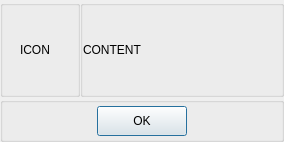
<?xml version="1.0" encoding="UTF-8"?>
<ui version="4.0">
 <class>WarningDialog</class>
 <widget class="QDialog" name="WarningDialog">
  <property name="geometry">
   <rect>
    <x>0</x>
    <y>0</y>
    <width>284</width>
    <height>142</height>
   </rect>
  </property>
  <property name="windowTitle">
   <string>Dialog</string>
  </property>
  <layout class="QGridLayout" name="gridLayout">
   <property name="leftMargin">
    <number>0</number>
   </property>
   <property name="topMargin">
    <number>0</number>
   </property>
   <property name="rightMargin">
    <number>0</number>
   </property>
   <property name="bottomMargin">
    <number>0</number>
   </property>
   <property name="spacing">
    <number>0</number>
   </property>
   <item row="0" column="0">
    <widget class="QGroupBox" name="warning_icon_box">
     <property name="sizePolicy">
      <sizepolicy hsizetype="Fixed" vsizetype="Expanding">
       <horstretch>0</horstretch>
       <verstretch>0</verstretch>
      </sizepolicy>
     </property>
     <property name="minimumSize">
      <size>
       <width>80</width>
       <height>0</height>
      </size>
     </property>
     <property name="maximumSize">
      <size>
       <width>80</width>
       <height>16777215</height>
      </size>
     </property>
     <property name="title">
      <string/>
     </property>
     <layout class="QHBoxLayout" name="horizontalLayout_2">
      <property name="spacing">
       <number>0</number>
      </property>
      <property name="leftMargin">
       <number>0</number>
      </property>
      <property name="topMargin">
       <number>0</number>
      </property>
      <property name="rightMargin">
       <number>0</number>
      </property>
      <property name="bottomMargin">
       <number>0</number>
      </property>
      <item>
       <widget class="QLabel" name="warning_icon_label">
        <property name="sizePolicy">
         <sizepolicy hsizetype="Fixed" vsizetype="Fixed">
          <horstretch>0</horstretch>
          <verstretch>0</verstretch>
         </sizepolicy>
        </property>
        <property name="minimumSize">
         <size>
          <width>40</width>
          <height>40</height>
         </size>
        </property>
        <property name="maximumSize">
         <size>
          <width>40</width>
          <height>40</height>
         </size>
        </property>
        <property name="text">
         <string>ICON</string>
        </property>
       </widget>
      </item>
     </layout>
    </widget>
   </item>
   <item row="0" column="1">
    <widget class="QGroupBox" name="warning_content_box">
     <property name="sizePolicy">
      <sizepolicy hsizetype="Expanding" vsizetype="Expanding">
       <horstretch>0</horstretch>
       <verstretch>0</verstretch>
      </sizepolicy>
     </property>
     <property name="title">
      <string/>
     </property>
     <layout class="QHBoxLayout" name="horizontalLayout">
      <property name="spacing">
       <number>0</number>
      </property>
      <property name="leftMargin">
       <number>0</number>
      </property>
      <property name="topMargin">
       <number>0</number>
      </property>
      <property name="rightMargin">
       <number>0</number>
      </property>
      <property name="bottomMargin">
       <number>0</number>
      </property>
      <item>
       <widget class="QLabel" name="warning_content_label">
        <property name="sizePolicy">
         <sizepolicy hsizetype="Expanding" vsizetype="Expanding">
          <horstretch>0</horstretch>
          <verstretch>0</verstretch>
         </sizepolicy>
        </property>
        <property name="font">
         <font>
          <pointsize>9</pointsize>
         </font>
        </property>
        <property name="text">
         <string>CONTENT</string>
        </property>
        <property name="wordWrap">
         <bool>true</bool>
        </property>
       </widget>
      </item>
     </layout>
    </widget>
   </item>
   <item row="1" column="0" colspan="2">
    <widget class="QGroupBox" name="warning_bottom_box">
     <property name="sizePolicy">
      <sizepolicy hsizetype="Expanding" vsizetype="Fixed">
       <horstretch>0</horstretch>
       <verstretch>0</verstretch>
      </sizepolicy>
     </property>
     <property name="minimumSize">
      <size>
       <width>0</width>
       <height>45</height>
      </size>
     </property>
     <property name="maximumSize">
      <size>
       <width>16777215</width>
       <height>45</height>
      </size>
     </property>
     <property name="title">
      <string/>
     </property>
     <layout class="QHBoxLayout" name="horizontalLayout_3">
      <property name="spacing">
       <number>0</number>
      </property>
      <property name="leftMargin">
       <number>0</number>
      </property>
      <property name="topMargin">
       <number>0</number>
      </property>
      <property name="rightMargin">
       <number>0</number>
      </property>
      <property name="bottomMargin">
       <number>0</number>
      </property>
      <item>
       <widget class="QPushButton" name="warning_ok_btn">
        <property name="sizePolicy">
         <sizepolicy hsizetype="Fixed" vsizetype="Fixed">
          <horstretch>0</horstretch>
          <verstretch>0</verstretch>
         </sizepolicy>
        </property>
        <property name="minimumSize">
         <size>
          <width>90</width>
          <height>30</height>
         </size>
        </property>
        <property name="maximumSize">
         <size>
          <width>90</width>
          <height>30</height>
         </size>
        </property>
        <property name="text">
         <string>OK</string>
        </property>
       </widget>
      </item>
     </layout>
    </widget>
   </item>
  </layout>
 </widget>
 <resources/>
 <connections/>
</ui>
